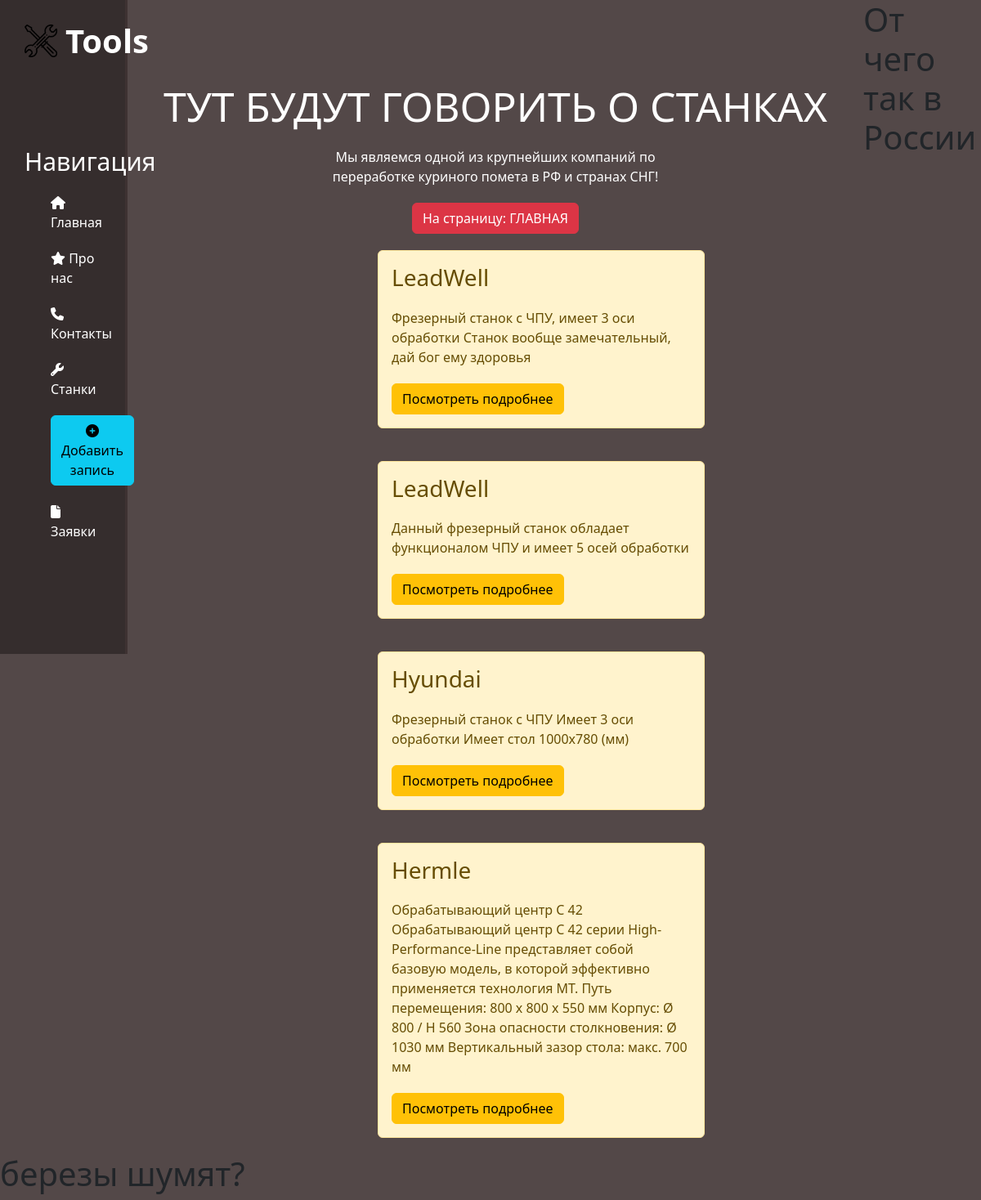
Page /machines/ on the committed database.
### machines/models.py (models this page shows, shortened)
class Machine(models.Model):
    m_name = models.CharField('Название станка', max_length=40)
    machine_type = models.CharField('Тип станка', max_length=100)
    status = models.CharField('Статус', max_length=20)
    full_text = models.TextField('Описание')
    class Meta:    #Этот класс существуюет для переименования модели в админке
        verbose_name = 'Станок'
        verbose_name_plural = 'Станки'

### machines/views.py (the view)
# urls.py: path('', views.machines_home, name='machines_home'),
def machines_home(request):
    machines = Machine.objects.all()
    return render(request, 'machines/machines_home.html', {'machines':machines})

### machines/templates/machines/machines_home.html (shortened to what this page needs)
{% extends 'main/layout.html' %}
{% block content %}
    <div class="features">
        <h1>ТУТ БУДУТ ГОВОРИТЬ О СТАНКАХ</h1>
        <p>Мы являемся одной из крупнейших компаний по переработке куриного помета в РФ и странах СНГ!</p>
        <a href="{% url 'home' %}" ><button class="btn btn-danger">На страницу: ГЛАВНАЯ</button></a>
        {% if machines %}
            {% for el in machines %}
                <div class="alert alert-warning">
                    <h3>{{ el.m_name }}</h3>
                    <p>{{ el.full_text }}</p>
                    <a href="{% url 'machine-detail' el.id %}" class="btn btn-warning">Посмотреть подробнее</a>
                </div>
            {% endfor %}
        {% else %}
            <p>У вас нет записей!</p>
        {% endif %}
    </div>
{% include 'main/test.html' %}
{% endblock %}

### main/static/main/css/main.css (style rules this page uses)
body { background: #534848; }
main .features { float: left; color: #FFF; margin-top: 100px; text-align: center; width: 75%; }
main .features h1 { font-size: 50px; }
main .features p { max-width: 400px; margin: 20px auto }
.alert-warning { float: left; clear: both; width: 400px; margin: 20px 34%; text-align: left; }

### orders/static/orders/css/style_2.css (style rules this page uses)
a, u { text-decoration: none; }

### rows in the picture
Machine: m_name "LeadWell", full_text "Фрезерный станок с ЧПУ, имеет 3 оси обработки Станок вообще замечательный, дай бог ему здоровья"
Machine: m_name "LeadWell", full_text "Данный фрезерный станок обладает функционалом ЧПУ и имеет 5 осей обработки"
Machine: m_name "Hyundai", full_text "Фрезерный станок с ЧПУ Имеет 3 оси обработки Имеет стол 1000х780 (мм)"
Machine: m_name "Hermle", full_text "Обрабатывающий центр C 42 Обрабатывающий центр C 42 серии High-Performance-Line представляет собой базовую модель, в которой эффективно применяется технология MT. Путь перемещения: 800 x 800 x 550 мм Корпус: Ø 800 / H 560 Зона опасности столкновения: Ø 1030 мм Вертикальный зазор стола: макс. 700 мм"
